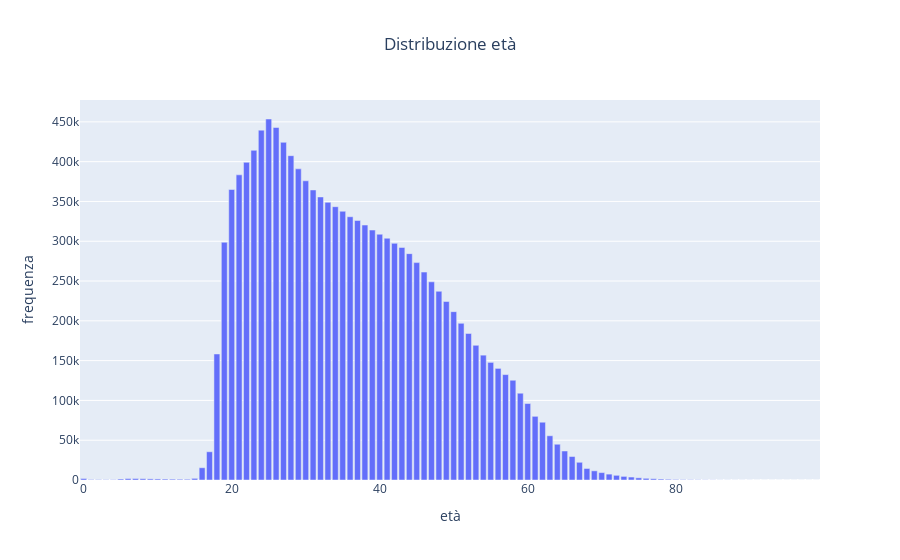

This figure's notebook cell:
### Markdown cell above
## Estrazione dati relativi allo scopo dell'analisi
In questa sezione andiamo ad estrarre dal dataset solo i soggetti che:

__Hanno età maggiore di 40 anni che hanno ricevuto un'attivazione del contratto dal 2017 al 2022__

__Hanno età maggiore di 40 anni che hanno ricevuto una terminazione del contratto dal 2017 al 2022__

__1:__ Dopo aver estratto solo i record inerenti al nostro studio, andremo a verificare nuovamente che i dati non presentino bias; andando a verificare la distribuzione di genere.

### Code cell
#visualizzazione sull'insieme totale dei dati

age_counts = df_globale["ETA"].value_counts()

fig = px.bar(age_counts, title="Distribuzione età")
fig.update_layout(
    xaxis_title = "età",
    yaxis_title = "frequenza",
    title_x = 0.5, 
    showlegend = False
)
fig.show()

### Figure 1 — Plotly figure (JSON) as saved in the notebook; plotly's stock layout.template omitted (floating-point values rounded to 4 significant figures)
{"data": [{"alignmentgroup": "True", "hovertemplate": "variable=ETA<br>index=%{x}<br>value=%{y}<extra></extra>", "legendgroup": "ETA", "marker": {"color": "#636efa", "pattern": {"shape": ""}}, "name": "ETA", "offsetgroup": "ETA", "orientation": "v", "showlegend": true, "textposition": "auto", "type": "bar", "x": [25, 26, 24, 27, 23, 28, 22, 29, 21, 30, 20, 31, 32, 33, 34, 35, 36, 37, 38, 39, 40, 41, 19, 42, 43, 44, 45, 46, 47, 48, 49, 50, 51, 52, 53, 18, 54, 55, 56, 57, 58, 59, 60, 61, 62, 63, 64, 65, 17, 66, 67, 16, 68, 69, 70, 71, 72, 73, 74, 75, 76, 15, 0, 7, 6, 8, 77, 9, 10, 5, 78, 11, 12, 13, 14, 79, 80, 1, 81, 2, 4, 3, 82, 83, 84, 85, 87, 86, 88, 89, 90, 91, 93, 92, 94, 95, 98, 99, 97, 96], "xaxis": "x", "y": [453611, 442917, 439625, 424300, 414261, 407524, 399177, 390959, 383459, 375945, 365024, 364453, 355665, 348913, 343429, 337653, 330800, 326035, 320342, 314085, 308823, 303804, 298724, 297370, 292178, 284434, 273175, 261244, 249024, 237113, 224252, 211508, 196831, 184122, 169216, 158360, 156878, 147800, 140229, 132458, 125356, 109041, 96079, 80007, 72589, 55573, 44938, 36427, 35497, 29504, 22250, 15415, 14473, 11533, 9293, 7391, 5875, 4525, 3719, 2736, 2112, 2067, 1900, 1856, 1786, 1629, 1626, 1423, 1314, 1226, 1205, 1173, 1069, 977, 943, 914, 678, 618, 490, 473, 401, 385, 376, 288, 223, 161, 102, 97, 58, 58, 54, 36, 27, 21, 20, 19, 15, 11, 10, 9], "yaxis": "y"}], "layout": {"autosize": true, "barmode": "relative", "legend": {"title": {"text": "variable"}, "tracegroupgap": 0}, "showlegend": false, "title": {"text": "Distribuzione età", "x": 0.5}, "xaxis": {"anchor": "y", "autorange": true, "domain": [0, 1], "range": [-0.5, 99.5], "title": {"text": "età"}, "type": "linear"}, "yaxis": {"anchor": "x", "autorange": true, "domain": [0, 1], "range": [0, 477500.0], "title": {"text": "frequenza"}, "type": "linear"}}}
